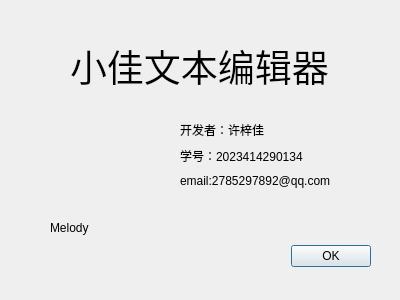
<?xml version="1.0" encoding="UTF-8"?>
<ui version="4.0">
 <class>AboutDialog</class>
 <widget class="QDialog" name="AboutDialog">
  <property name="geometry">
   <rect>
    <x>0</x>
    <y>0</y>
    <width>400</width>
    <height>300</height>
   </rect>
  </property>
  <property name="windowTitle">
   <string>Dialog</string>
  </property>
  <widget class="QDialogButtonBox" name="buttonBox">
   <property name="geometry">
    <rect>
     <x>30</x>
     <y>240</y>
     <width>341</width>
     <height>32</height>
    </rect>
   </property>
   <property name="orientation">
    <enum>Qt::Orientation::Horizontal</enum>
   </property>
   <property name="standardButtons">
    <set>QDialogButtonBox::StandardButton::Ok</set>
   </property>
  </widget>
  <widget class="QLabel" name="label_5">
   <property name="geometry">
    <rect>
     <x>30</x>
     <y>100</y>
     <width>91</width>
     <height>101</height>
    </rect>
   </property>
   <property name="styleSheet">
    <string notr="true">border-image: url(:/imp/save_as_24dp_E3E3E3_FILL0_wght400_GRAD0_opsz24.png);</string>
   </property>
   <property name="text">
    <string/>
   </property>
  </widget>
  <widget class="QLabel" name="label_6">
   <property name="geometry">
    <rect>
     <x>50</x>
     <y>220</y>
     <width>61</width>
     <height>16</height>
    </rect>
   </property>
   <property name="text">
    <string>Melody</string>
   </property>
  </widget>
  <widget class="QLabel" name="label">
   <property name="geometry">
    <rect>
     <x>70</x>
     <y>40</y>
     <width>271</width>
     <height>51</height>
    </rect>
   </property>
   <property name="font">
    <font>
     <pointsize>28</pointsize>
    </font>
   </property>
   <property name="text">
    <string>小佳文本编辑器</string>
   </property>
  </widget>
  <widget class="QWidget" name="layoutWidget">
   <property name="geometry">
    <rect>
     <x>180</x>
     <y>120</y>
     <width>171</width>
     <height>71</height>
    </rect>
   </property>
   <layout class="QVBoxLayout" name="verticalLayout">
    <item>
     <widget class="QLabel" name="label_2">
      <property name="text">
       <string>开发者：许梓佳</string>
      </property>
     </widget>
    </item>
    <item>
     <widget class="QLabel" name="label_3">
      <property name="text">
       <string>学号：2023414290134</string>
      </property>
     </widget>
    </item>
    <item>
     <widget class="QLabel" name="label_4">
      <property name="text">
       <string>email:2785297892@qq.com</string>
      </property>
     </widget>
    </item>
   </layout>
  </widget>
 </widget>
 <resources/>
 <connections>
  <connection>
   <sender>buttonBox</sender>
   <signal>accepted()</signal>
   <receiver>AboutDialog</receiver>
   <slot>accept()</slot>
   <hints>
    <hint type="sourcelabel">
     <x>248</x>
     <y>254</y>
    </hint>
    <hint type="destinationlabel">
     <x>157</x>
     <y>274</y>
    </hint>
   </hints>
  </connection>
  <connection>
   <sender>buttonBox</sender>
   <signal>rejected()</signal>
   <receiver>AboutDialog</receiver>
   <slot>reject()</slot>
   <hints>
    <hint type="sourcelabel">
     <x>316</x>
     <y>260</y>
    </hint>
    <hint type="destinationlabel">
     <x>286</x>
     <y>274</y>
    </hint>
   </hints>
  </connection>
 </connections>
</ui>
